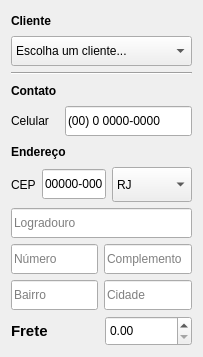
                <widget class="QWidget" name="scrollAreaWidgetContents_2">
                 <property name="geometry">
                  <rect>
                   <x>0</x>
                   <y>0</y>
                   <width>203</width>
                   <height>357</height>
                  </rect>
                 </property>
                 <layout class="QVBoxLayout" name="verticalLayout_20">
                  <item>
                   <widget class="QLabel" name="label_cliente_pedido">
                    <property name="font">
                     <font>
                      <bold>true</bold>
                     </font>
                    </property>
                    <property name="text">
                     <string>Cliente</string>
                    </property>
                   </widget>
                  </item>
                  <item>
                   <widget class="QComboBox" name="combo_box_cliente_pedido">
                    <property name="minimumSize">
                     <size>
                      <width>0</width>
                      <height>30</height>
                     </size>
                    </property>
                    <item>
                     <property name="text">
                      <string>Escolha um cliente...</string>
                     </property>
                    </item>
                   </widget>
                  </item>
                  <item>
                   <widget class="Line" name="line_3">
                    <property name="orientation">
                     <enum>Qt::Horizontal</enum>
                    </property>
                   </widget>
                  </item>
                  <item>
                   <widget class="QLabel" name="label_contato_pedido">
                    <property name="font">
                     <font>
                      <bold>true</bold>
                     </font>
                    </property>
                    <property name="text">
                     <string>Contato</string>
                    </property>
                   </widget>
                  </item>
                  <item>
                   <layout class="QHBoxLayout" name="horizontal_layout_11">
                    <item>
                     <widget class="QLabel" name="label_celular_pedido">
                      <property name="minimumSize">
                       <size>
                        <width>0</width>
                        <height>30</height>
                       </size>
                      </property>
                      <property name="font">
                       <font>
                        <bold>false</bold>
                       </font>
                      </property>
                      <property name="text">
                       <string>Celular   </string>
                      </property>
                     </widget>
                    </item>
                    <item>
                     <widget class="QLineEdit" name="line_edit_celular_pedido">
                      <property name="minimumSize">
                       <size>
                        <width>0</width>
                        <height>30</height>
                       </size>
                      </property>
                      <property name="cursor">
                       <cursorShape>IBeamCursor</cursorShape>
                      </property>
                      <property name="tabletTracking">
                       <bool>false</bool>
                      </property>
                      <property name="inputMask">
                       <string>(00) 0 0000-0000</string>
                      </property>
                      <property name="text">
                       <string>(00) 0 0000-0000</string>
                      </property>
                      <property name="placeholderText">
                       <string>Celular (00) 0 0000-0000</string>
                      </property>
                     </widget>
                    </item>
                   </layout>
                  </item>
                  <item>
                   <widget class="QLabel" name="label_endereco_pedido">
                    <property name="font">
                     <font>
                      <bold>true</bold>
                     </font>
                    </property>
                    <property name="text">
                     <string>Endereço</string>
                    </property>
                   </widget>
                  </item>
                  <item>
                   <layout class="QHBoxLayout" name="horizontal_layout_4">
                    <item>
                     <widget class="QLabel" name="label_7">
                      <property name="text">
                       <string>CEP</string>
                      </property>
                     </widget>
                    </item>
                    <item>
                     <widget class="QLineEdit" name="line_edit_cep">
                      <property name="minimumSize">
                       <size>
                        <width>0</width>
                        <height>30</height>
                       </size>
                      </property>
                      <property name="inputMask">
                       <string>00000-000</string>
                      </property>
                      <property name="text">
                       <string>00000-000</string>
                      </property>
                      <property name="placeholderText">
                       <string>CEP</string>
                      </property>
                     </widget>
                    </item>
                    <item>
                     <widget class="QComboBox" name="combo_box_uf_pedido">
                      <property name="minimumSize">
                       <size>
                        <width>80</width>
                        <height>35</height>
                       </size>
                      </property>
                      <item>
                       <property name="text">
                        <string>RJ</string>
                       </property>
                      </item>
                      <item>
                       <property name="text">
                        <string>SP</string>
                       </property>
                      </item>
                      <item>
                       <property name="text">
                        <string>SC</string>
                       </property>
                      </item>
                     </widget>
                    </item>
                   </layout>
                  </item>
                  <item>
                   <widget class="QLineEdit" name="line_edit_logradouro_pedido">
                    <property name="minimumSize">
                     <size>
                      <width>0</width>
                      <height>30</height>
                     </size>
                    </property>
                    <property name="text">
                     <string/>
                    </property>
                    <property name="placeholderText">
                     <string>Logradouro</string>
                    </property>
                   </widget>
                  </item>
                  <item>
                   <layout class="QHBoxLayout" name="horizontal_layout_8">
                    <item>
                     <widget class="QLineEdit" name="line_edit_numero_end">
                      <property name="minimumSize">
                       <size>
                        <width>0</width>
                        <height>30</height>
                       </size>
                      </property>
                      <property name="placeholderText">
                       <string>Número</string>
                      </property>
                     </widget>
                    </item>
                    <item>
                     <widget class="QLineEdit" name="line_edit_complemento">
                      <property name="minimumSize">
                       <size>
                        <width>0</width>
                        <height>30</height>
                       </size>
                      </property>
                      <property name="placeholderText">
                       <string>Complemento</string>
                      </property>
                     </widget>
                    </item>
                   </layout>
                  </item>
                  <item>
                   <layout class="QHBoxLayout" name="horizontal_layout_9">
                    <item>
                     <widget class="QLineEdit" name="line_edit_bairro">
                      <property name="minimumSize">
                       <size>
                        <width>0</width>
                        <height>30</height>
                       </size>
                      </property>
                      <property name="placeholderText">
                       <string>Bairro</string>
                      </property>
                     </widget>
                    </item>
                    <item>
                     <widget class="QLineEdit" name="line_edit_cidade">
                      <property name="minimumSize">
                       <size>
                        <width>0</width>
                        <height>30</height>
                       </size>
                      </property>
                      <property name="placeholderText">
                       <string>Cidade</string>
                      </property>
                     </widget>
                    </item>
                   </layout>
                  </item>
                  <item>
                   <layout class="QHBoxLayout" name="horizontal_layout_10">
                    <item>
                     <widget class="QLabel" name="label_frete_pedido">
                      <property name="font">
                       <font>
                        <pointsize>11</pointsize>
                        <bold>true</bold>
                       </font>
                      </property>
                      <property name="text">
                       <string>Frete</string>
                      </property>
                     </widget>
                    </item>
                    <item>
                     <widget class="QDoubleSpinBox" name="double_spin_box_frete_pedido">
                      <property name="minimumSize">
                       <size>
                        <width>0</width>
                        <height>30</height>
                       </size>
                      </property>
                     </widget>
                    </item>
                   </layout>
                  </item>
                 </layout>
                </widget>
